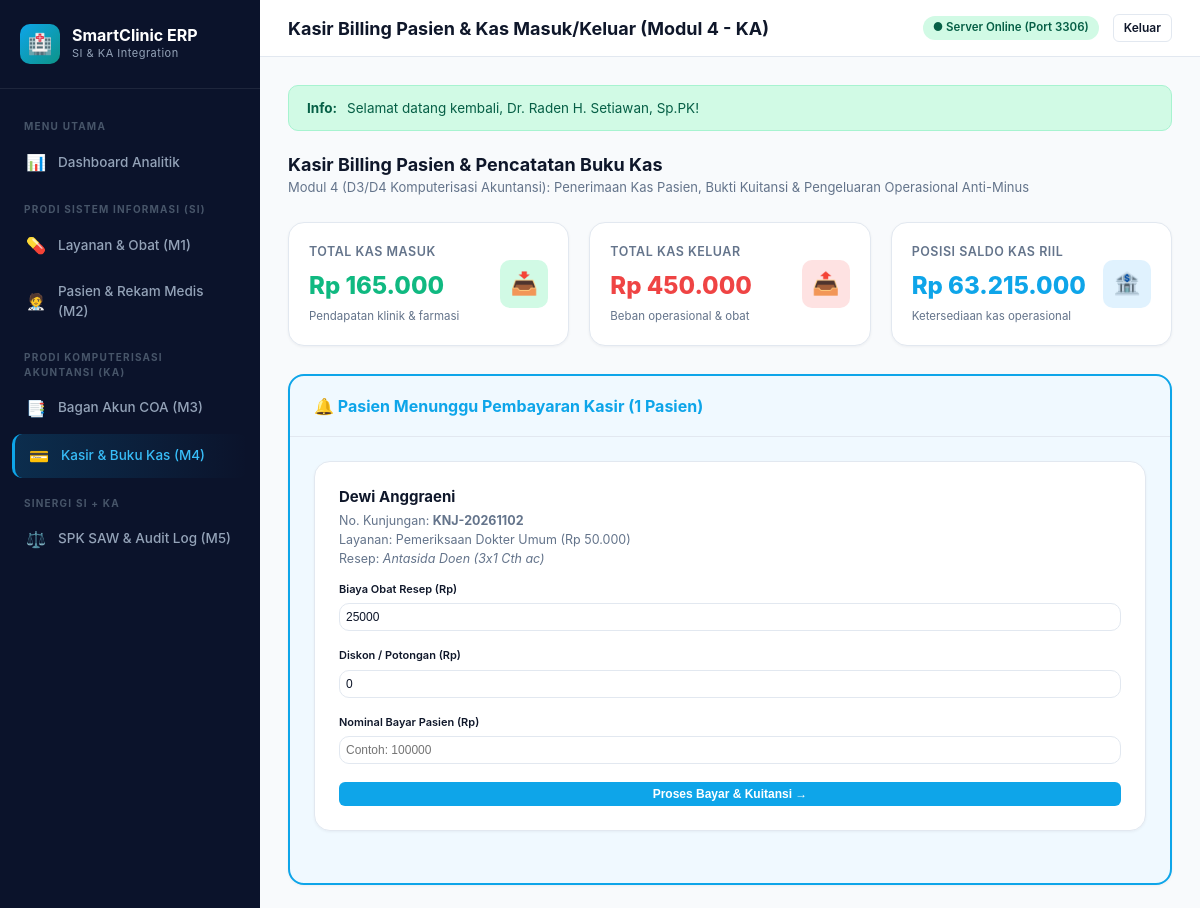
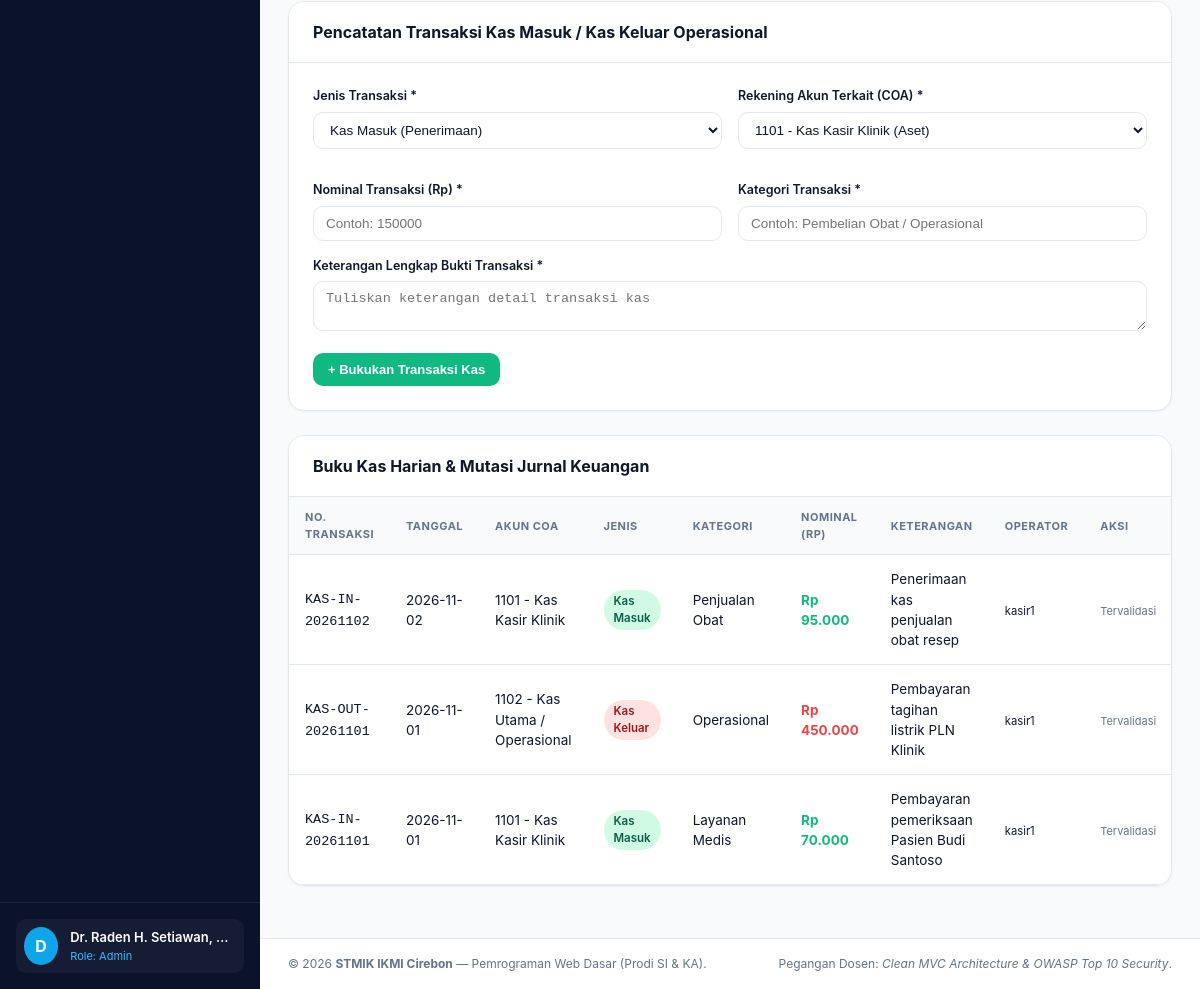
Page /index.php?c=kasirKas&m=index (signed in) on the committed database (2 pictures, top to bottom).
### tables this page shows
CREATE TABLE `rekam_medis` (
  `id` INT AUTO_INCREMENT PRIMARY KEY,
  `no_kunjungan` VARCHAR(25) NOT NULL UNIQUE,
  `pasien_id` INT NOT NULL,
  `layanan_id` INT NOT NULL,
  `tgl_kunjungan` DATE NOT NULL,
  `keluhan` TEXT,
  `tensi` VARCHAR(20),
  `suhu` VARCHAR(10),
  `diagnosis` VARCHAR(150),
  `resep_obat` TEXT,
  `status_periksa` ENUM('Menunggu', 'Diperiksa', 'Menuju Kasir', 'Selesai') NOT NULL DEFAULT 'Menunggu',
  `created_at` TIMESTAMP DEFAULT CURRENT_TIMESTAMP,
  FOREIGN KEY (`pasien_id`) REFERENCES `pasien`(`id`) ON DELETE CASCADE,
  FOREIGN KEY (`layanan_id`) REFERENCES `layanan_medis`(`id`) ON DELETE CASCADE
);

CREATE TABLE `pasien` (
  `id` INT AUTO_INCREMENT PRIMARY KEY,
  `no_rm` VARCHAR(20) NOT NULL UNIQUE,
  `nik` VARCHAR(20) NOT NULL,
  `nama_pasien` VARCHAR(100) NOT NULL,
  `jenis_kelamin` ENUM('L', 'P') NOT NULL,
  `tgl_lahir` DATE NOT NULL,
  `telepon` VARCHAR(20) NOT NULL,
  `alamat` TEXT,
  `jenis_pasien` ENUM('Umum', 'BPJS') NOT NULL DEFAULT 'Umum',
  `created_at` TIMESTAMP DEFAULT CURRENT_TIMESTAMP
);

CREATE TABLE `layanan_medis` (
  `id` INT AUTO_INCREMENT PRIMARY KEY,
  `kode_layanan` VARCHAR(20) NOT NULL UNIQUE,
  `nama_layanan` VARCHAR(100) NOT NULL,
  `poli` VARCHAR(50) NOT NULL,
  `tarif` DECIMAL(12,2) NOT NULL DEFAULT 0.00,
  `status` ENUM('tersedia', 'tutup') NOT NULL DEFAULT 'tersedia',
  `created_at` TIMESTAMP DEFAULT CURRENT_TIMESTAMP
);

CREATE TABLE `transaksi_kas` (
  `id` INT AUTO_INCREMENT PRIMARY KEY,
  `no_transaksi` VARCHAR(30) NOT NULL UNIQUE,
  `tgl_transaksi` DATE NOT NULL,
  `akun_id` INT NOT NULL,
  `jenis_transaksi` ENUM('Kas Masuk', 'Kas Keluar') NOT NULL,
  `nominal` DECIMAL(14,2) NOT NULL,
  `kategori` VARCHAR(50) NOT NULL,
  `keterangan` TEXT,
  `operator` VARCHAR(50) NOT NULL,
  `created_at` TIMESTAMP DEFAULT CURRENT_TIMESTAMP,
  FOREIGN KEY (`akun_id`) REFERENCES `bagan_akun_coa`(`id`) ON DELETE RESTRICT
);

CREATE TABLE `bagan_akun_coa` (
  `id` INT AUTO_INCREMENT PRIMARY KEY,
  `kode_akun` VARCHAR(20) NOT NULL UNIQUE,
  `nama_akun` VARCHAR(100) NOT NULL,
  `kelompok` ENUM('Aset', 'Kewajiban', 'Modal', 'Pendapatan', 'Beban') NOT NULL,
  `saldo_normal` ENUM('Debet', 'Kredit') NOT NULL,
  `saldo_awal` DECIMAL(14,2) NOT NULL DEFAULT 0.00,
  `status` ENUM('aktif', 'nonaktif') NOT NULL DEFAULT 'aktif',
  `created_at` TIMESTAMP DEFAULT CURRENT_TIMESTAMP
);

### app/Controllers/KasirKasController.php (called while the page is built, shortened)
<?php
class KasirKasController extends Controller {
    public function index(): void {
        $kasModel     = new TransaksiKas();
        $billingModel = new BillingPasien();
        $akunModel    = new BaganAkun();
        $rmModel      = new RekamMedis();
        $transaksiKas = $kasModel->getAllWithAccount();
        $summaryKas   = $kasModel->getSummaryKas();
        $billings     = $billingModel->getAllWithDetails();
        $akuns        = $akunModel->getAll();
        $antreanKasir = array_filter($rmModel->getAllWithDetails(), fn($r) => $r['status_periksa'] === 'Menuju Kasir');
        $this->render('kasir/index', [
            'title'        => 'Kasir Billing Pasien & Kas Masuk/Keluar (Modul 4 - KA)',
            'transaksiKas' => $transaksiKas,
            'summaryKas'   => $summaryKas,
            'billings'     => $billings,
            'akuns'        => $akuns,
            'antreanKasir' => $antreanKasir
        ]);
    }
}

### app/Core/App.php (called while the page is built, shortened)
<?php
class App {
    public static function run(): void {
        $methodName     = $_GET['m'] ?? 'index';
        $controller = new $controllerClass();
        $controller->$methodName();
    }
}

### index.php (called while the page is built, shortened)
<?php
spl_autoload_register(function ($class) {
    $prefix = 'App\\';
    $baseDir = __DIR__ . '/app/';
    $len = strlen($prefix);
    $relativeClass = substr($class, $len);
    $file = $baseDir . str_replace('\\', '/', $relativeClass) . '.php';
});
\App\Core\App::run();

### app/Core/Database.php (called while the page is built, shortened)
<?php
class Database {
    private static ?PDO $instance = null;
    public static function getConnection(): PDO {
        if (self::$instance === null) {
            $dsn = "mysql:host=" . DB_HOST . ";port=" . DB_PORT . ";dbname=" . DB_NAME . ";charset=utf8mb4";
            $options = [
                PDO::ATTR_ERRMODE            => PDO::ERRMODE_EXCEPTION,
                PDO::ATTR_DEFAULT_FETCH_MODE => PDO::FETCH_ASSOC,
                PDO::ATTR_EMULATE_PREPARES   => false,
            ];
            try {
                self::$instance = new PDO($dsn, DB_USER, DB_PASS, $options);
            } catch (PDOException $e) {
                die("<div style='font-family:sans-serif;padding:24px;background:#FEF2F2;border:1px solid #FCA5A5;color:#991B1B;border-radius:12px;max-width:700px;margin:40px auto;'>"
                    . "<h3 style='margin-top:0;'>⚠️ Gagal Terhubung ke Basis Data MySQL!</h3>"
                    . "<p>Pastikan MySQL server aktif di port " . DB_PORT . " dan database <strong>" . DB_NAME . "</strong> sudah diinisialisasi.</p>"
                    . "<p>Silakan buka file <a href='setup.php' style='color:#2563EB;font-weight:bold;'>setup.php</a> untuk migrasi otomatis basis data satu klik.</p>"
                    . "<small style='color:#6B7280;'>Pesan Teknis: " . htmlspecialchars($e->getMessage()) . "</small>"
                    . "</div>");
            }
        }
        return self::$instance;
    }
}

### app/Models/TransaksiKas.php (called while the page is built, shortened)
<?php
class TransaksiKas {
    protected PDO $db;
    public function __construct() {
        $this->db = Database::getConnection();
    }
    public function getAllWithAccount(): array {
        $sql = "SELECT tk.*, ba.kode_akun, ba.nama_akun, ba.kelompok
                FROM transaksi_kas tk
                JOIN bagan_akun_coa ba ON tk.akun_id = ba.id
                ORDER BY tk.id DESC";
        $stmt = $this->db->query($sql);
        return $stmt->fetchAll();
    }
    public function getSummaryKas(): array {
        $sql = "SELECT
                    SUM(CASE WHEN jenis_transaksi = 'Kas Masuk' THEN nominal ELSE 0 END) AS total_masuk,
                    SUM(CASE WHEN jenis_transaksi = 'Kas Keluar' THEN nominal ELSE 0 END) AS total_keluar
                FROM transaksi_kas";
        $stmt = $this->db->query($sql);
        $res = $stmt->fetch();
        $totalMasuk = (float)($res['total_masuk'] ?? 0);
        $totalKeluar = (float)($res['total_keluar'] ?? 0);
        $stmtAwal = $this->db->query("SELECT SUM(saldo_awal) FROM bagan_akun_coa WHERE kode_akun IN ('1101', '1102', '1103')");
        $saldoAwal = (float)$stmtAwal->fetchColumn();
        return [
            'total_masuk'  => $totalMasuk,
            'total_keluar' => $totalKeluar,
            'saldo_akhir'  => $saldoAwal + $totalMasuk - $totalKeluar
        ];
    }
}

### app/Models/RekamMedis.php (called while the page is built, shortened)
<?php
class RekamMedis {
    protected PDO $db;
    public function __construct() {
        $this->db = Database::getConnection();
    }
    public function getAllWithDetails(): array {
        $sql = "SELECT rm.*, p.no_rm, p.nama_pasien, p.jenis_kelamin, p.telepon, lm.nama_layanan, lm.poli, lm.tarif
                FROM rekam_medis rm
                JOIN pasien p ON rm.pasien_id = p.id
                JOIN layanan_medis lm ON rm.layanan_id = lm.id
                ORDER BY rm.id DESC";
        $stmt = $this->db->query($sql);
        return $stmt->fetchAll();
    }
}

### app/Models/BaganAkun.php (called while the page is built, shortened)
<?php
class BaganAkun {
    protected PDO $db;
    public function __construct() {
        $this->db = Database::getConnection();
    }
    public function getAll(): array {
        $stmt = $this->db->query("SELECT * FROM bagan_akun_coa ORDER BY kode_akun ASC");
        return $stmt->fetchAll();
    }
}

### app/Views/kasir/index.php (the view, shortened to what this page needs)
<?php require_once __DIR__ . '/../layouts/header.php'; ?>
<div style="margin-bottom: 24px;">
  <h2 style="font-size: 18px; font-weight: 700;">Kasir Billing Pasien & Pencatatan Buku Kas</h2>
  <p style="font-size: 13px; color: var(--text-muted);">Modul 4 (D3/D4 Komputerisasi Akuntansi): Penerimaan Kas Pasien, Bukti Kuitansi & Pengeluaran Operasional Anti-Minus</p>
</div>
<div class="grid-stats">
  <div class="card-stat">
    <div>
      <div class="stat-label">Total Kas Masuk</div>
      <div class="stat-value" style="color: var(--success);">Rp <?= number_format($summaryKas['total_masuk'], 0, ',', '.') ?></div>
      <div class="stat-desc">Pendapatan klinik & farmasi</div>
    </div>
    <div class="stat-icon icon-green">📥</div>
  </div>
  <div class="card-stat">
    <div>
      <div class="stat-label">Total Kas Keluar</div>
      <div class="stat-value" style="color: var(--danger);">Rp <?= number_format($summaryKas['total_keluar'], 0, ',', '.') ?></div>
      <div class="stat-desc">Beban operasional & obat</div>
    </div>
    <div class="stat-icon icon-red">📤</div>
  </div>
  <div class="card-stat">
    <div>
      <div class="stat-label">Posisi Saldo Kas Riil</div>
      <div class="stat-value" style="color: var(--primary);">Rp <?= number_format($summaryKas['saldo_akhir'], 0, ',', '.') ?></div>
      <div class="stat-desc">Ketersediaan kas operasional</div>
    </div>
    <div class="stat-icon icon-blue">🏦</div>
  </div>
</div>
<?php if (!empty($antreanKasir)): ?>
<div class="card" style="border: 2px solid var(--primary); background: #F0F9FF;">
  <div class="card-header" style="background: transparent;">
    <div class="card-title" style="color: var(--primary);">🔔 Pasien Menunggu Pembayaran Kasir (<?= count($antreanKasir) ?> Pasien)</div>
  </div>
  <div class="card-body">
    <div class="grid-stats">
      <?php foreach ($antreanKasir as $ak): ?>
        <div class="card" style="margin: 0; background: #fff;">
          <div class="card-body">
            <h4 style="font-size: 15px; font-weight: 700;"><?= htmlspecialchars($ak['nama_pasien']) ?></h4>
            <p style="font-size: 12.5px; color: var(--text-muted); margin: 4px 0 12px;">
              No. Kunjungan: <strong><?= htmlspecialchars($ak['no_kunjungan']) ?></strong><br>
              Layanan: <?= htmlspecialchars($ak['nama_layanan']) ?> (Rp <?= number_format($ak['tarif'], 0, ',', '.') ?>)<br>
              Resep: <em><?= htmlspecialchars($ak['resep_obat']) ?></em>
            </p>
            <form action="<?= BASE_URL ?>/index.php?c=kasirKas&m=bayarPasien" method="POST">
              <div class="form-group">
                <label class="form-label" style="font-size: 11px;">Biaya Obat Resep (Rp)</label>
                <input type="number" step="1000" name="total_obat" value="25000" class="form-control" style="font-size: 12px; padding: 6px;" required>
              </div>
              <div class="form-group">
                <label class="form-label" style="font-size: 11px;">Diskon / Potongan (Rp)</label>
                <input type="number" step="1000" name="diskon" value="0" class="form-control" style="font-size: 12px; padding: 6px;">
              </div>
              <div class="form-group">
                <label class="form-label" style="font-size: 11px;">Nominal Bayar Pasien (Rp)</label>
                <input type="number" step="1000" name="nominal_bayar" placeholder="Contoh: 100000" class="form-control" style="font-size: 12px; padding: 6px;" required>
              </div>
              <button type="submit" class="btn btn-primary btn-sm" style="width: 100%;">Proses Bayar & Kuitansi &rarr;</button>
            </form>
          </div>
        </div>
      <?php endforeach; ?>
    </div>
  </div>
</div>
<?php endif; ?>
<div class="card">
  <div class="card-header">
    <div class="card-title">Pencatatan Transaksi Kas Masuk / Kas Keluar Operasional</div>
  </div>
  <div class="card-body">
    <form action="<?= BASE_URL ?>/index.php?c=kasirKas&m=createKas" method="POST" data-validate="true">
      <div class="grid-form">
        <div class="form-group">
          <label class="form-label">Jenis Transaksi *</label>
          <select name="jenis_transaksi" class="form-control" required>
            <option value="Kas Masuk">Kas Masuk (Penerimaan)</option>
          </select>
        </div>
        <div class="form-group">
          <label class="form-label">Rekening Akun Terkait (COA) *</label>
          <select name="akun_id" class="form-control" required>
            <?php foreach ($akuns as $a): ?>
              <option value="<?= $a['id'] ?>"><?= htmlspecialchars($a['kode_akun']) ?> - <?= htmlspecialchars($a['nama_akun']) ?> (<?= $a['kelompok'] ?>)</option>
            <?php endforeach; ?>
          </select>
        </div>
        <div class="form-group">
          <label class="form-label">Nominal Transaksi (Rp) *</label>
          <input type="number" step="1000" name="nominal" class="form-control" placeholder="Contoh: 150000" required>
        </div>
        <div class="form-group">
          <label class="form-label">Kategori Transaksi *</label>
          <input type="text" name="kategori" class="form-control" placeholder="Contoh: Pembelian Obat / Operasional" required>
        </div>
      </div>
      <div class="form-group">
        <label class="form-label">Keterangan Lengkap Bukti Transaksi *</label>
        <textarea name="keterangan" class="form-control" rows="2" placeholder="Tuliskan keterangan detail transaksi kas" required></textarea>
      </div>
      <button type="submit" class="btn btn-success">+ Bukukan Transaksi Kas</button>
    </form>
  </div>
</div>
<div class="card">
  <div class="card-header">
    <div class="card-title">Buku Kas Harian & Mutasi Jurnal Keuangan</div>
  </div>
  <div class="table-responsive">
    <table class="table">
      <thead>
        <tr>
          <th>No. Transaksi</th>
          <th>Tanggal</th>
          <th>Akun COA</th>
          <th>Jenis</th>
          <th>Kategori</th>
          <th>Nominal (Rp)</th>
          <th>Keterangan</th>
          <th>Operator</th>
          <th>Aksi</th>
        </tr>
      </thead>
      <tbody>
        <?php foreach ($transaksiKas as $t): ?>
          <tr>
            <td><code><?= htmlspecialchars($t['no_transaksi']) ?></code></td>
            <td><?= htmlspecialchars($t['tgl_transaksi']) ?></td>
            <td><?= htmlspecialchars($t['kode_akun']) ?> - <?= htmlspecialchars($t['nama_akun']) ?></td>
            <td>
              <?php if ($t['jenis_transaksi'] === 'Kas Masuk'): ?>
                <span class="badge badge-success">Kas Masuk</span>
              <?php else: ?>
                <span class="badge badge-danger">Kas Keluar</span>
              <?php endif; ?>
            </td>
            <td><?= htmlspecialchars($t['kategori']) ?></td>
            <td>
              <strong style="color: <?= ($t['jenis_transaksi'] === 'Kas Masuk') ? 'var(--success)' : 'var(--danger)' ?>;">
                Rp <?= number_format($t['nominal'], 0, ',', '.') ?>
              </strong>
            </td>
            <td><?= htmlspecialchars($t['keterangan']) ?></td>
            <td><small><?= htmlspecialchars($t['operator']) ?></small></td>
            <td>
              <span style="color: var(--text-muted); font-size: 11px;">Tervalidasi</span>
            </td>
          </tr>
        <?php endforeach; ?>
      </tbody>
    </table>
  </div>
</div>
<?php require_once __DIR__ . '/../layouts/footer.php'; ?>

### rows in the picture
rekam_medis: pasien.nama_pasien "Dewi Anggraeni", no_kunjungan "KNJ-20261102", layanan.nama_layanan "Pemeriksaan Dokter Umum", layanan.tarif "50.000", resep_obat "Antasida Doen (3x1 Cth ac)"
transaksi_kas: no_transaksi "KAS-IN-20261102", tgl_transaksi "2026-11-02", akun.kode_akun "1101", akun.nama_akun "Kas Kasir Klinik", jenis_transaksi "Kas Masuk", kategori "Penjualan Obat", nominal "95.000", keterangan "Penerimaan kas penjualan obat resep", operator "kasir1"
transaksi_kas: no_transaksi "KAS-OUT-20261101", tgl_transaksi "2026-11-01", akun.kode_akun "1102", akun.nama_akun "Kas Utama / Operasional", jenis_transaksi "Kas Keluar", kategori "Operasional", nominal "450.000", keterangan "Pembayaran tagihan listrik PLN Klinik", operator "kasir1"
transaksi_kas: no_transaksi "KAS-IN-20261101", tgl_transaksi "2026-11-01", akun.kode_akun "1101", akun.nama_akun "Kas Kasir Klinik", jenis_transaksi "Kas Masuk", kategori "Layanan Medis", nominal "70.000", keterangan "Pembayaran pemeriksaan Pasien Budi Santoso", operator "kasir1"

### other values in the picture
substr($nama, 0, 1) "D"
$nama "Dr. Raden H. Setiawan,…"
$role "Admin"
$title "Kasir Billing Pasien & Kas Masuk/Keluar (Modul 4 - KA)"
$flash['message'] "Selamat datang kembali, Dr. Raden H. Setiawan, Sp.PK!"
$summaryKas['total_masuk'] "165.000"
$summaryKas['total_keluar'] "450.000"
$summaryKas['saldo_akhir'] "63.215.000"
count($antreanKasir) "1"
form field akun_id "1101 - Kas Kasir Klinik (Aset)"
